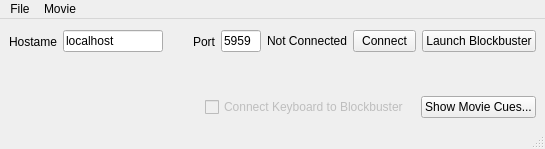
<ui version="4.0" >
 <class>SideCarWindow</class>
 <widget class="QMainWindow" name="SideCarWindow" >
  <property name="enabled" >
   <bool>true</bool>
  </property>
  <property name="geometry" >
   <rect>
    <x>0</x>
    <y>0</y>
    <width>545</width>
    <height>149</height>
   </rect>
  </property>
  <property name="sizePolicy" >
   <sizepolicy vsizetype="Fixed" hsizetype="Preferred" >
    <horstretch>0</horstretch>
    <verstretch>0</verstretch>
   </sizepolicy>
  </property>
  <property name="windowTitle" >
   <string>SideCar</string>
  </property>
  <widget class="QWidget" name="centralwidget" >
   <layout class="QVBoxLayout" name="verticalLayout" >
    <item>
     <layout class="QHBoxLayout" >
      <property name="spacing" >
       <number>6</number>
      </property>
      <property name="margin" >
       <number>0</number>
      </property>
      <item>
       <widget class="QLabel" name="HostLabel" >
        <property name="sizePolicy" >
         <sizepolicy vsizetype="Preferred" hsizetype="Fixed" >
          <horstretch>30</horstretch>
          <verstretch>0</verstretch>
         </sizepolicy>
        </property>
        <property name="text" >
         <string>Hostame</string>
        </property>
        <property name="alignment" >
         <set>Qt::AlignRight|Qt::AlignTrailing|Qt::AlignVCenter</set>
        </property>
       </widget>
      </item>
      <item>
       <widget class="QLineEdit" name="HostField" >
        <property name="sizePolicy" >
         <sizepolicy vsizetype="Fixed" hsizetype="Expanding" >
          <horstretch>70</horstretch>
          <verstretch>0</verstretch>
         </sizepolicy>
        </property>
        <property name="minimumSize" >
         <size>
          <width>100</width>
          <height>0</height>
         </size>
        </property>
        <property name="text" >
         <string>localhost</string>
        </property>
       </widget>
      </item>
      <item>
       <spacer>
        <property name="orientation" >
         <enum>Qt::Horizontal</enum>
        </property>
        <property name="sizeHint" stdset="0" >
         <size>
          <width>40</width>
          <height>27</height>
         </size>
        </property>
       </spacer>
      </item>
      <item>
       <widget class="QLabel" name="PortLabel" >
        <property name="sizePolicy" >
         <sizepolicy vsizetype="Preferred" hsizetype="Fixed" >
          <horstretch>30</horstretch>
          <verstretch>0</verstretch>
         </sizepolicy>
        </property>
        <property name="text" >
         <string>Port</string>
        </property>
        <property name="alignment" >
         <set>Qt::AlignRight|Qt::AlignTrailing|Qt::AlignVCenter</set>
        </property>
       </widget>
      </item>
      <item>
       <widget class="QLineEdit" name="PortField" >
        <property name="sizePolicy" >
         <sizepolicy vsizetype="Fixed" hsizetype="Expanding" >
          <horstretch>70</horstretch>
          <verstretch>0</verstretch>
         </sizepolicy>
        </property>
        <property name="minimumSize" >
         <size>
          <width>40</width>
          <height>0</height>
         </size>
        </property>
        <property name="text" >
         <string>5959</string>
        </property>
       </widget>
      </item>
      <item>
       <widget class="QLabel" name="StatusLabel" >
        <property name="sizePolicy" >
         <sizepolicy vsizetype="Fixed" hsizetype="Expanding" >
          <horstretch>0</horstretch>
          <verstretch>0</verstretch>
         </sizepolicy>
        </property>
        <property name="text" >
         <string>Not Connected</string>
        </property>
        <property name="alignment" >
         <set>Qt::AlignCenter</set>
        </property>
       </widget>
      </item>
      <item>
       <widget class="QPushButton" name="connectButton" >
        <property name="sizePolicy" >
         <sizepolicy vsizetype="Fixed" hsizetype="Fixed" >
          <horstretch>0</horstretch>
          <verstretch>0</verstretch>
         </sizepolicy>
        </property>
        <property name="minimumSize" >
         <size>
          <width>50</width>
          <height>0</height>
         </size>
        </property>
        <property name="text" >
         <string>Connect</string>
        </property>
       </widget>
      </item>
      <item>
       <widget class="QPushButton" name="launchBlockbusterButton" >
        <property name="text" >
         <string>Launch Blockbuster</string>
        </property>
       </widget>
      </item>
     </layout>
    </item>
    <item>
     <widget class="QWidget" native="1" name="remoteControlWidget" />
    </item>
    <item>
     <layout class="QHBoxLayout" >
      <property name="spacing" >
       <number>6</number>
      </property>
      <property name="margin" >
       <number>0</number>
      </property>
      <item>
       <spacer name="horizontalSpacer" >
        <property name="orientation" >
         <enum>Qt::Horizontal</enum>
        </property>
        <property name="sizeHint" stdset="0" >
         <size>
          <width>40</width>
          <height>20</height>
         </size>
        </property>
       </spacer>
      </item>
      <item>
       <widget class="QCheckBox" name="captureKeystrokesCheckBox" >
        <property name="enabled" >
         <bool>false</bool>
        </property>
        <property name="text" >
         <string>Connect Keyboard to Blockbuster</string>
        </property>
       </widget>
      </item>
      <item>
       <widget class="Line" name="line" >
        <property name="orientation" >
         <enum>Qt::Horizontal</enum>
        </property>
       </widget>
      </item>
      <item>
       <widget class="QPushButton" name="showCuesButton" >
        <property name="text" >
         <string>Show Movie Cues...</string>
        </property>
       </widget>
      </item>
     </layout>
    </item>
   </layout>
  </widget>
  <widget class="QMenuBar" name="menubar" >
   <property name="geometry" >
    <rect>
     <x>0</x>
     <y>0</y>
     <width>545</width>
     <height>29</height>
    </rect>
   </property>
   <widget class="QMenu" name="menuFile" >
    <property name="title" >
     <string>File</string>
    </property>
    <addaction name="actionOpen_Cue_File" />
    <addaction name="actionSave_Cue_File" />
    <addaction name="actionSave_Cue_File_As" />
    <addaction name="actionQuit" />
   </widget>
   <widget class="QMenu" name="menuMovie" >
    <property name="enabled" >
     <bool>true</bool>
    </property>
    <property name="title" >
     <string>Movie</string>
    </property>
    <addaction name="actionGo_To_Beginning" />
    <addaction name="actionStop" />
    <addaction name="actionPlay" />
    <addaction name="actionStepAhead" />
    <addaction name="actionStepBackward" />
    <addaction name="actionGo_To_End" />
    <addaction name="actionGo_To_Frame" />
    <addaction name="actionToggle_Controls" />
   </widget>
   <addaction name="menuFile" />
   <addaction name="menuMovie" />
  </widget>
  <widget class="QStatusBar" name="statusbar" />
  <action name="actionOpen_Cue_File" >
   <property name="text" >
    <string>Open Cue File...</string>
   </property>
   <property name="shortcut" >
    <string>Ctrl+O</string>
   </property>
  </action>
  <action name="actionSave_Cue_File" >
   <property name="text" >
    <string>Save Cue File</string>
   </property>
   <property name="shortcut" >
    <string>Ctrl+S</string>
   </property>
  </action>
  <action name="actionSave_Cue_File_As" >
   <property name="text" >
    <string>Save Cue File As...</string>
   </property>
   <property name="shortcut" >
    <string>Alt+A</string>
   </property>
  </action>
  <action name="actionQuit" >
   <property name="text" >
    <string>Quit</string>
   </property>
   <property name="shortcut" >
    <string>Ctrl+Q</string>
   </property>
  </action>
  <action name="actionPlay" >
   <property name="enabled" >
    <bool>true</bool>
   </property>
   <property name="text" >
    <string>Play</string>
   </property>
   <property name="toolTip" >
    <string>Play (ctrl-P)</string>
   </property>
   <property name="shortcut" >
    <string>Ctrl+P</string>
   </property>
  </action>
  <action name="actionStop" >
   <property name="text" >
    <string>Halt</string>
   </property>
   <property name="toolTip" >
    <string>Halt (ctrl-H)</string>
   </property>
   <property name="shortcut" >
    <string>Ctrl+H</string>
   </property>
  </action>
  <action name="actionGo_To_Beginning" >
   <property name="text" >
    <string>Beginning</string>
   </property>
   <property name="toolTip" >
    <string>Go To Beginning (ctrl-B)</string>
   </property>
   <property name="shortcut" >
    <string>Ctrl+B</string>
   </property>
  </action>
  <action name="actionGo_To_End" >
   <property name="text" >
    <string>End</string>
   </property>
   <property name="toolTip" >
    <string>Go To End (ctrl-E)</string>
   </property>
   <property name="shortcut" >
    <string>Ctrl+E</string>
   </property>
  </action>
  <action name="actionGo_To_Frame" >
   <property name="text" >
    <string>Frame...</string>
   </property>
   <property name="iconText" >
    <string>Frame...</string>
   </property>
   <property name="toolTip" >
    <string>Go To Frame (ctrl-F)</string>
   </property>
   <property name="shortcut" >
    <string>Ctrl+F</string>
   </property>
  </action>
  <action name="actionStepAhead" >
   <property name="text" >
    <string>+1</string>
   </property>
   <property name="toolTip" >
    <string>+1 (ctrl- =)</string>
   </property>
   <property name="shortcut" >
    <string>Ctrl+=</string>
   </property>
  </action>
  <action name="actionStepBackward" >
   <property name="text" >
    <string>-1</string>
   </property>
   <property name="toolTip" >
    <string>-1 (ctrl- -)</string>
   </property>
   <property name="shortcut" >
    <string>Ctrl+-</string>
   </property>
  </action>
  <action name="actionToggle_Controls" >
   <property name="text" >
    <string>Toggle Controls</string>
   </property>
  </action>
 </widget>
 <resources/>
 <connections/>
</ui>
